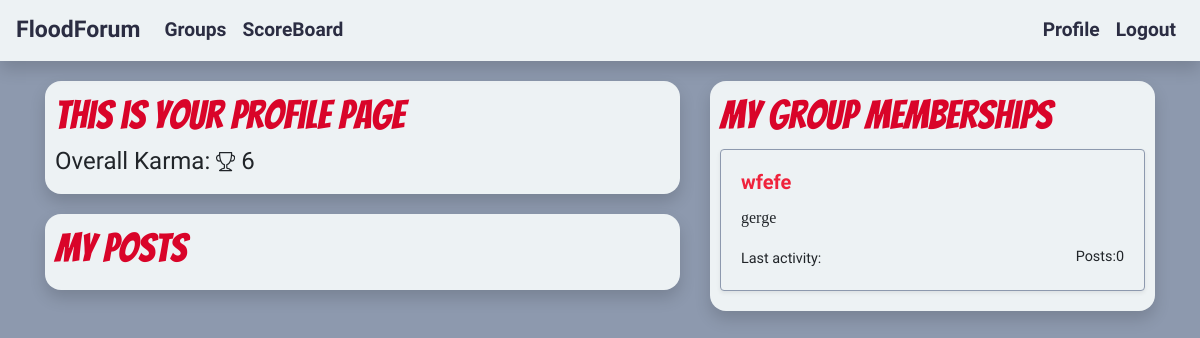
Before: /accounts/my_profile/ (signed in) with the older database file.
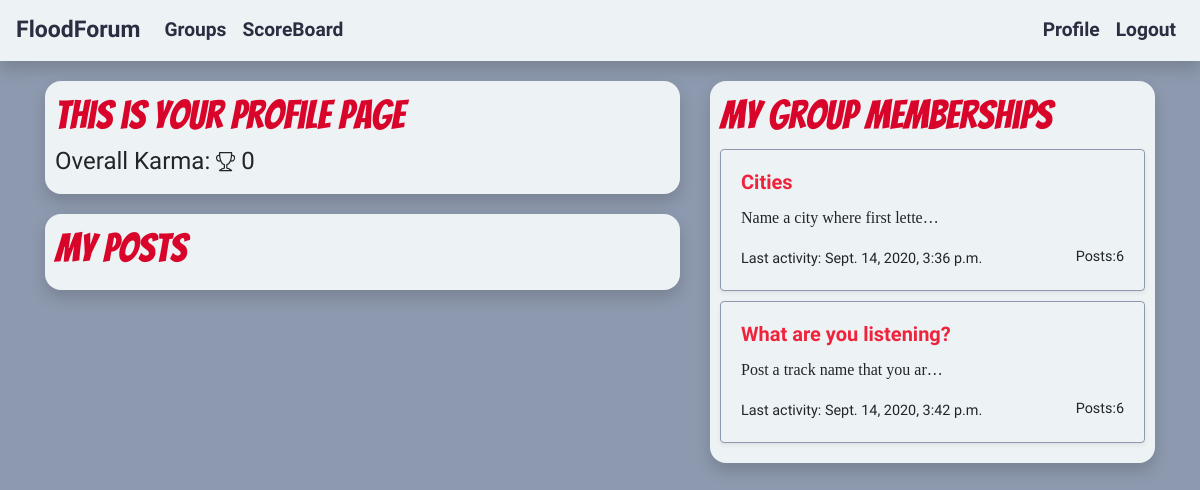
After: the same page with the newer database file.
### groups/models.py (models this page shows, shortened)
class Group(models.Model):
    name = models.CharField(max_length = 200, unique = True)
    slug = models.CharField(max_length = 200)
    description = models.TextField(max_length = 1000)
    owner = models.ForeignKey(settings.AUTH_USER_MODEL, related_name = "own_groups", on_delete=models.CASCADE)
    members = models.ManyToManyField(settings.AUTH_USER_MODEL, through = "GroupMembership")

### posts/models.py (models this page shows, shortened)
class Post(models.Model):
    group = models.ForeignKey(Group, related_name = "group_posts", on_delete=models.CASCADE)
    author = models.ForeignKey(settings.AUTH_USER_MODEL, related_name = "my_posts", on_delete=models.CASCADE)
    text = models.TextField()
    text_html = models.TextField(default="")
    created_at = models.DateTimeField(default=timezone.now)
    voters = models.ManyToManyField(settings.AUTH_USER_MODEL, through = "PostVotes")
    up_votes = models.IntegerField(default=0)
    down_votes = models.IntegerField(default=0)
    class Meta:
        ordering = ['-created_at']

### accounts/views.py (the view)
# urls.py: path('my_profile/', ProfileView.as_view(), name='profile'),
class ProfileView(LoginRequiredMixin, ListView):
    template_name = "profile.html"
    def get_queryset(self):
        try:
            post_author = User.objects.get(username = self.kwargs["username"])
            return Post.objects.filter(author=post_author)
        except:
            return Post.objects.filter(author=self.request.user)
    def get_context_data(self, **kwargs):
        context = super().get_context_data(**kwargs)
        try:
            post_author = User.objects.get(username = self.kwargs["username"])
            context['group_list'] = Group.objects.filter(members = post_author)
            context['karma'] = post_author.userprofileinfo.karma
        except:
            context['group_list'] = Group.objects.filter(members = self.request.user)
            context['karma'] = self.request.user.userprofileinfo.karma
        return context

### accounts/templates/profile.html (shortened to what this page needs)
{% extends "common_base.html" %}
{% block base_top %}
  {% if view.kwargs.username %}
    <h1>This is {{view.kwargs.username}}'s profile page</h1>
  {% else %}
    <h1>This is your profile page</h1>
  {% endif %}
  <h4>Overall Karma:
     {{karma}}
  </h4>
{% endblock base_top %}
{% block base_bottom %}
  {% if view.kwargs.username %}
    <h1>{{view.kwargs.username}}'s posts</h1>
  {% else %}
    <h1>My posts</h1>
  {% endif %}
{% endblock base_bottom %}
{% block base_right %}
  {% if view.kwargs.username %}
    <h1>{{view.kwargs.username}}'s memberships</h1>
  {% else %}
    <h1>My Group memberships</h1>
  {% endif %}
  {% for group in group_list %}
    {% include "_group.html" with group=group %}
  {% endfor %}
{% endblock base_right%}

### groups/templates/groups/_group.html
<div class="card group-item shadow-sm"
     onclick="location.href='{% url "groups:group_detail" group.slug %}'"
     style="cursor: pointer";>
  <div class="card-body">
    <h5 class="card-title group-card-title">{{group.name}}</h5>
    <p class="card-text">{{group.description|truncatechars:30}}</p>
    <span class="font-weight-lighter">Last activity: {{group.group_posts.all.0.created_at}}</span>
    <span class="font-weight-lighter float-right">Posts:{{group.group_posts.all.count}}</span>
  </div>
</div>

Changed rows visible on the page:
removed Group: name "wfefe", description "gerge", group_posts.all.count "0"
added Group: name "Cities", description "Name a city where first lette…", group_posts.all.0.created_at "Sept. 14, 2020, 3:36 p.m.", group_posts.all.count "6"
added Group: name "What are you listening?", description "Post a track name that you ar…", group_posts.all.0.created_at "Sept. 14, 2020, 3:42 p.m.", group_posts.all.count "6"
Other visible differences:
{{ karma }}: "6" → "0"
